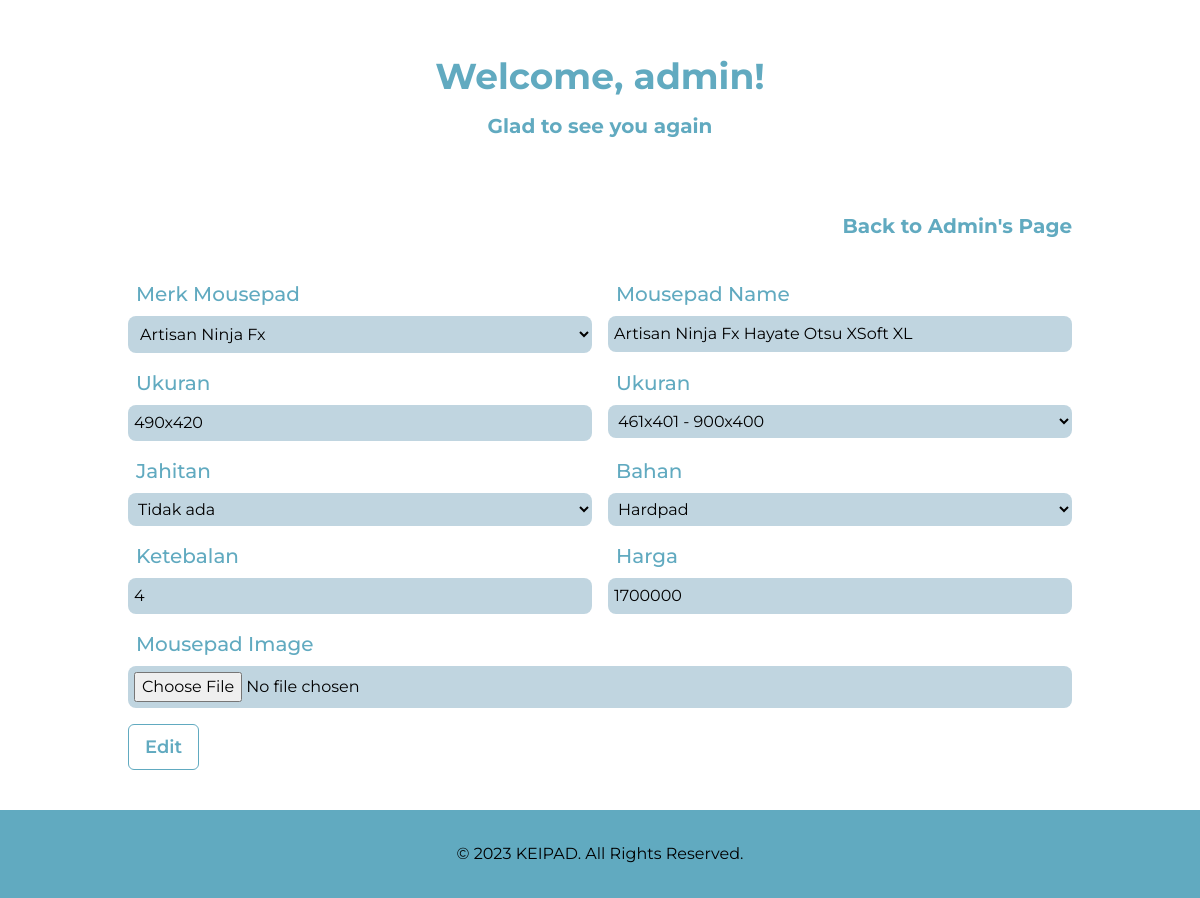
Page /View/edit_mousepad.php?id=1 (signed in) on the earlier database version.
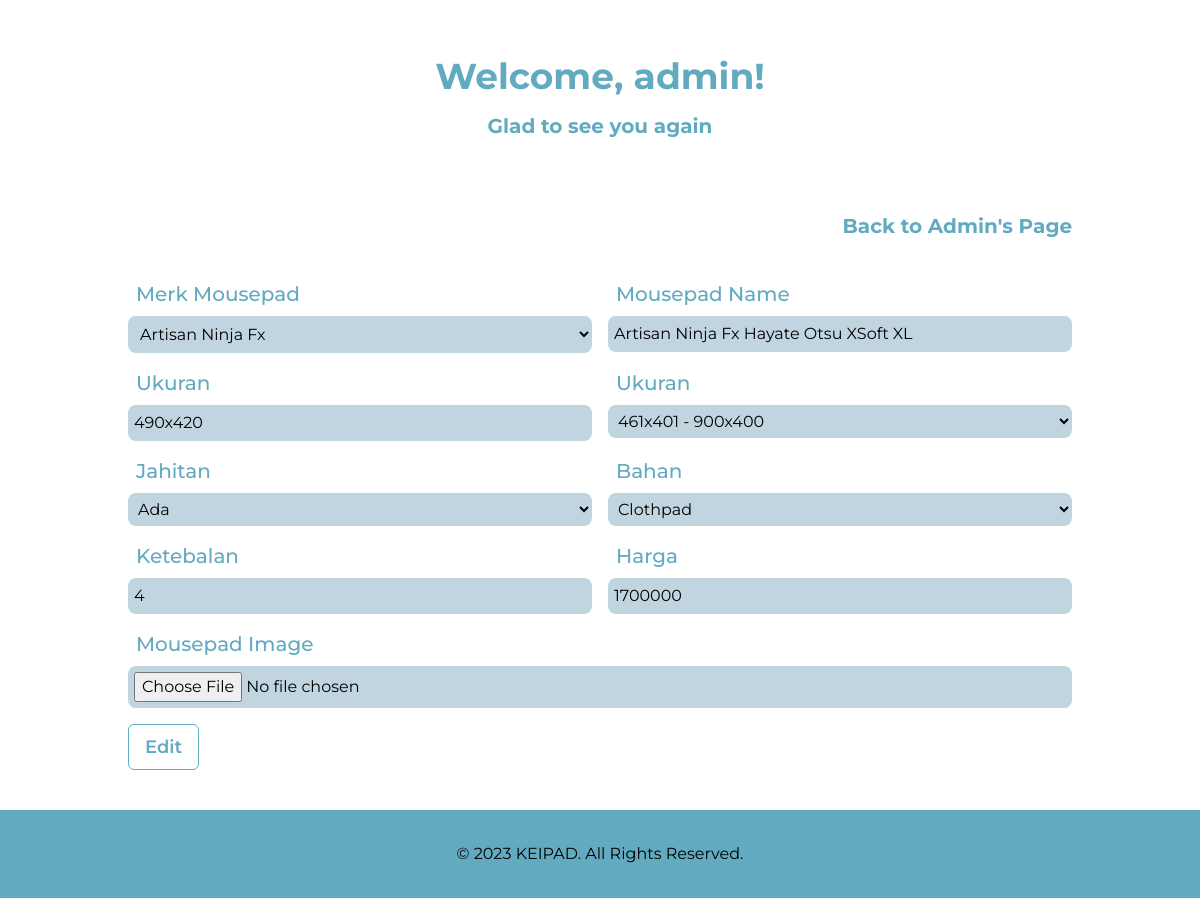
Same page on the later database version.
### tables this page shows
CREATE TABLE `mousepad` (
  `mousepad_id` int(11) NOT NULL,
  `ukuran_id` int(11) NOT NULL,
  `bahan_id` int(11) NOT NULL,
  `ketebalan_id` int(11) NOT NULL,
  `jahitan_id` int(11) NOT NULL,
  `harga_id` int(11) NOT NULL,
  `merk_id` int(11) NOT NULL,
  `mousepad_name` varchar(99) NOT NULL,
  `mousepad_harga` int(20) NOT NULL,
  `mousepad_img` varchar(50) NOT NULL,
  `ukuran` varchar(99) NOT NULL,
  `bahan` varchar(99) NOT NULL,
  `ketebalan` varchar(99) NOT NULL,
  `jahitan` varchar(99) NOT NULL
);

CREATE TABLE `jahitan` (
  `jahitan_id` int(11) NOT NULL,
  `min_jahitan` varchar(50) NOT NULL,
  `max_jahitan` varchar(50) NOT NULL,
  `bobot_jahitan` int(11) NOT NULL
);

CREATE TABLE `bahan` (
  `bahan_id` int(11) NOT NULL,
  `min_bahan` varchar(50) NOT NULL,
  `max_bahan` varchar(50) NOT NULL,
  `bobot_bahan` int(11) NOT NULL
);

CREATE TABLE `merk` (
  `merk_id` int(11) NOT NULL,
  `merk_name` varchar(50) NOT NULL,
  `merk_img` varchar(50) NOT NULL
);

CREATE TABLE `ukuran` (
  `ukuran_id` int(11) NOT NULL,
  `min_ukuran` varchar(11) NOT NULL,
  `max_ukuran` varchar(11) NOT NULL,
  `bobot_ukuran` int(11) NOT NULL
);

### Include/database.php (called while the page is built)
<?php
    $conn = mysqli_connect("localhost", "root", "", "mousepad");
    function query($query){
		global $conn;
		$result = mysqli_query($conn, $query);
        $rows = [];
        while($row = mysqli_fetch_assoc($result)){
            $rows[] = $row;
        }
		return $rows;
	}
?>

### Controller/edit_mousepad.php (called while the page is built, shortened)
<?php
require '../Include/database.php';
$id = $_GET['id'];
$mousepad = query("SELECT * FROM mousepad WHERE mousepad_id=$id")[0];

### View/edit_mousepad.php (the view, shortened to what the changed rows need)
<?php
    require '../Controller/edit_mousepad.php';
?>
<!DOCTYPE html>
<html>
<head>
    <link href="https://cdnjs.cloudflare.com/ajax/libs/tailwindcss/2.0.2/tailwind.min.css" rel="stylesheet"/>
    <link href="../dist/output.css" rel="stylesheet">
    <script src="https://cdn.tailwindcss.com"></script>
</head>
<body class="flex flex-col h-screen font-body">
  <div class="container flex flex-col font-bold text-primary mx-auto">
    <h1 class="text-center text-4xl p-4 mt-10">Welcome, admin!</h1>
  </div>
  <main class="flex-grow">
    <form method="POST" enctype="multipart/form-data" novalidate="" action="" class="container flex flex-col mx-auto space-y-12 p-10 ng-untouched ng-pristine ng-valid">
        <div class="grid grid-cols-6 gap-4 col-span-full lg:col-span-3">
          <div class="col-span-full sm:col-span-3">
            <label for="merk" class="text-primary text-xl font-medium p-2">Merk Mousepad</label>
            <select name="merk" id="merk" type="text" placeholder="Merk Mousepad" class="w-full bg-sky-800/25 rounded-lg p-2 mt-2">
              <?php
              $label = query("SELECT * FROM merk");
              foreach ($label as $merk) :
              ?>
                <option value="<?= $merk['merk_id'] ?>"
                <?php if($merk['merk_id']==$mousepad['merk_id']){
                  echo 'selected';
                }
                ?>>
                <?= $merk['merk_name'] ?></option>
              <?php
              endforeach;
              ?>
            </select>
          </div>
          <div class="col-span-full sm:col-span-3">
            <label for="tipe" class="text-primary text-xl font-medium p-2">Mousepad Name</label>
            <input name="tipe" value="<?= $mousepad['mousepad_name'] ?>" id="tipe" type="text" placeholder="Mousepad Name" class="w-full bg-sky-800/25 rounded-lg p-1.5 mt-2">
          </div>
          <div class="col-span-full sm:col-span-3">
            <label for="ukuran_name" class="text-primary text-xl font-medium p-2">Ukuran</label>
            <input name="ukuran_name" value="<?= $mousepad['ukuran'] ?>" id="ukuran_name" type="text" placeholder="Ukuran" class="w-full bg-sky-800/25 rounded-lg p-1.5 mt-2">
          </div>
          <div class="col-span-full sm:col-span-3">
            <label for="ukuran" class="text-primary text-xl font-medium p-2">Ukuran</label>
            <select name="ukuran" id="ukuran" type="text" placeholder="Ukuran" class="w-full bg-sky-800/25 rounded-lg p-1.5 mt-2" require>
              <?php
              $ukr = query("SELECT * FROM ukuran");
              foreach($ukr as $uk):
              ?>
              <option value="<?= $uk['ukuran_id'] ?>"
                <?php if($uk['ukuran_id']==$mousepad['ukuran_id'])
                {
                  echo 'selected';
                }
                ?>>
                <?= $uk['min_ukuran'].' - '.$uk['max_ukuran']?>
              </option>
                <?php
              endforeach;
              ?>
            </select>
          </div>
          <div class="col-span-full sm:col-span-3">
            <label for="jahitan" class="text-primary text-xl font-medium p-2">Jahitan</label>
            <select name="jahitan" id="jahitan" type="text" placeholder="Jahitan" class="w-full bg-sky-800/25 rounded-lg p-1.5 mt-2" require>
              <?php
              $jhtn = query("SELECT * FROM jahitan");
              foreach($jhtn as $jht):
              ?>
              <option value="<?= $jht['jahitan_id'] ?>"
                <?php if($jht['jahitan_id']==$mousepad['jahitan_id'])
                {
                  echo 'selected';
                }
                ?>>
                <?= $jht['max_jahitan'] ?></option>
                <?php
              endforeach;
              ?>
            </select>
          </div>
          <div class="col-span-full sm:col-span-3">
            <label for="bahan" class="text-primary text-xl font-medium p-2">Bahan</label>
            <select name="bahan" id="bahan" type="text" placeholder="Bahan" class="w-full bg-sky-800/25 rounded-lg p-1.5 mt-2">
            <?php
              $bhn = query("SELECT * FROM bahan");
              foreach($bhn as $bh):
              ?>
              <option value="<?= $bh['bahan_id'] ?>"
                <?php if($bh['bahan_id']==$mousepad['bahan_id'])
                {
                  echo 'selected';
                }
                ?>>
                <?= $bh['max_bahan'] ?></option>
                <?php
              endforeach;
              ?>
            </select>
          </div>
          <div class="col-span-full sm:col-span-3">
            <label for="ketebalan" class="text-primary text-xl font-medium p-2">Ketebalan</label>
            <input name="ketebalan" value="<?= $mousepad['ketebalan'] ?>" id="ketebalan" type="text" placeholder="1280x720/1920x1080/..." class="w-full bg-sky-800/25 rounded-lg p-1.5 mt-2">
          </div>
          <div class="col-span-full sm:col-span-3">
            <label for="harga" class="text-primary text-xl font-medium p-2">Harga</label>
            <input name="harga" value="<?= $mousepad['mousepad_harga'] ?>" id="harga" type="text" placeholder="Harga" class="w-full bg-sky-800/25 rounded-lg p-1.5 mt-2">
          </div>
        </div>
    </form>
  </main>
</body>
</html>

Differences in the rows shown:
changed through a linked row, mousepad "Artisan Ninja Fx Hayate Otsu XSoft XL": jahitan "Tidak ada" → "Ada"; bahan "Hardpad" → "Clothpad"
